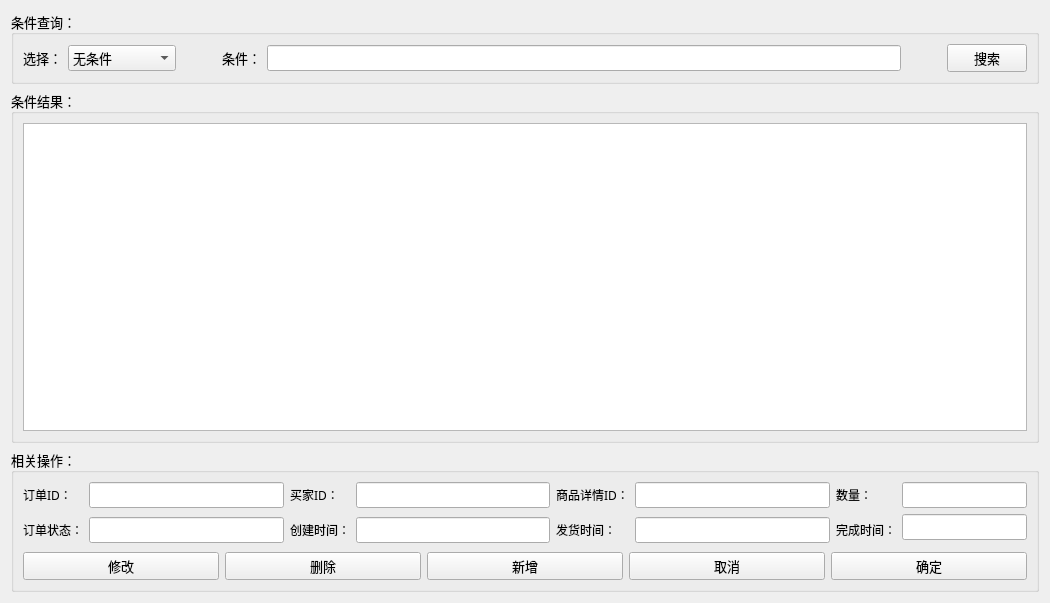
<?xml version="1.0" encoding="UTF-8"?>
<ui version="4.0">
 <class>OrderMS</class>
 <widget class="QWidget" name="OrderMS">
  <property name="geometry">
   <rect>
    <x>0</x>
    <y>0</y>
    <width>1050</width>
    <height>603</height>
   </rect>
  </property>
  <property name="windowTitle">
   <string>Form</string>
  </property>
  <layout class="QGridLayout" name="gridLayout">
   <item row="0" column="0">
    <widget class="QGroupBox" name="groupBox">
     <property name="font">
      <font>
       <family>新宋体</family>
       <pointsize>10</pointsize>
      </font>
     </property>
     <property name="title">
      <string>条件查询：</string>
     </property>
     <layout class="QGridLayout" name="gridLayout_8">
      <item row="0" column="0">
       <layout class="QHBoxLayout" name="horizontalLayout_3">
        <item>
         <widget class="QLabel" name="label_9">
          <property name="text">
           <string>选择：</string>
          </property>
         </widget>
        </item>
        <item>
         <widget class="QComboBox" name="cb_condition">
          <item>
           <property name="text">
            <string>无条件</string>
           </property>
          </item>
          <item>
           <property name="text">
            <string>订单编号</string>
           </property>
          </item>
          <item>
           <property name="text">
            <string>买家账号</string>
           </property>
          </item>
          <item>
           <property name="text">
            <string>商品详情编号</string>
           </property>
          </item>
          <item>
           <property name="text">
            <string>数量</string>
           </property>
          </item>
          <item>
           <property name="text">
            <string>订单状态</string>
           </property>
          </item>
          <item>
           <property name="text">
            <string>创建时间</string>
           </property>
          </item>
          <item>
           <property name="text">
            <string>发货时间</string>
           </property>
          </item>
          <item>
           <property name="text">
            <string>完成时间</string>
           </property>
          </item>
         </widget>
        </item>
        <item>
         <spacer name="horizontalSpacer_3">
          <property name="orientation">
           <enum>Qt::Horizontal</enum>
          </property>
          <property name="sizeType">
           <enum>QSizePolicy::Fixed</enum>
          </property>
          <property name="sizeHint" stdset="0">
           <size>
            <width>40</width>
            <height>20</height>
           </size>
          </property>
         </spacer>
        </item>
        <item>
         <widget class="QLabel" name="label_10">
          <property name="text">
           <string>条件：</string>
          </property>
         </widget>
        </item>
        <item>
         <widget class="QLineEdit" name="le_condition"/>
        </item>
        <item>
         <spacer name="horizontalSpacer_4">
          <property name="orientation">
           <enum>Qt::Horizontal</enum>
          </property>
          <property name="sizeType">
           <enum>QSizePolicy::Fixed</enum>
          </property>
          <property name="sizeHint" stdset="0">
           <size>
            <width>40</width>
            <height>20</height>
           </size>
          </property>
         </spacer>
        </item>
        <item>
         <widget class="QPushButton" name="pb_search">
          <property name="text">
           <string>搜索</string>
          </property>
         </widget>
        </item>
       </layout>
      </item>
     </layout>
    </widget>
   </item>
   <item row="1" column="0">
    <widget class="QGroupBox" name="groupBox_2">
     <property name="font">
      <font>
       <family>新宋体</family>
       <pointsize>10</pointsize>
      </font>
     </property>
     <property name="title">
      <string>条件结果：</string>
     </property>
     <layout class="QGridLayout" name="gridLayout_9">
      <item row="0" column="0">
       <widget class="QTableWidget" name="tableWidget"/>
      </item>
     </layout>
    </widget>
   </item>
   <item row="2" column="0">
    <widget class="QGroupBox" name="groupBox_3">
     <property name="font">
      <font>
       <family>新宋体</family>
       <pointsize>10</pointsize>
      </font>
     </property>
     <property name="title">
      <string>相关操作：</string>
     </property>
     <layout class="QGridLayout" name="gridLayout_10">
      <item row="2" column="0">
       <layout class="QGridLayout" name="gridLayout_7">
        <item row="0" column="1">
         <widget class="QPushButton" name="pb_delete">
          <property name="sizePolicy">
           <sizepolicy hsizetype="Minimum" vsizetype="Fixed">
            <horstretch>0</horstretch>
            <verstretch>0</verstretch>
           </sizepolicy>
          </property>
          <property name="text">
           <string>删除</string>
          </property>
         </widget>
        </item>
        <item row="0" column="0">
         <widget class="QPushButton" name="pb_modify">
          <property name="text">
           <string>修改</string>
          </property>
         </widget>
        </item>
        <item row="0" column="3">
         <widget class="QPushButton" name="pb_cancel">
          <property name="text">
           <string>取消</string>
          </property>
         </widget>
        </item>
        <item row="0" column="4">
         <widget class="QPushButton" name="pb_ensure">
          <property name="sizePolicy">
           <sizepolicy hsizetype="Minimum" vsizetype="Preferred">
            <horstretch>0</horstretch>
            <verstretch>0</verstretch>
           </sizepolicy>
          </property>
          <property name="text">
           <string>确定</string>
          </property>
         </widget>
        </item>
        <item row="0" column="2">
         <widget class="QPushButton" name="pb_add">
          <property name="text">
           <string>新增</string>
          </property>
         </widget>
        </item>
       </layout>
      </item>
      <item row="1" column="0">
       <layout class="QGridLayout" name="gridLayout_5">
        <item row="0" column="0" rowspan="3">
         <widget class="QLabel" name="label_6">
          <property name="font">
           <font>
            <pointsize>9</pointsize>
           </font>
          </property>
          <property name="text">
           <string>订单ID：</string>
          </property>
         </widget>
        </item>
        <item row="0" column="1" rowspan="3">
         <widget class="QLineEdit" name="le_id"/>
        </item>
        <item row="3" column="1" rowspan="2">
         <widget class="QLineEdit" name="le_state"/>
        </item>
        <item row="3" column="0" rowspan="2">
         <widget class="QLabel" name="label_12">
          <property name="font">
           <font>
            <pointsize>9</pointsize>
           </font>
          </property>
          <property name="text">
           <string>订单状态：</string>
          </property>
         </widget>
        </item>
        <item row="3" column="3" rowspan="2">
         <widget class="QLineEdit" name="le_createdate"/>
        </item>
        <item row="0" column="3" rowspan="3">
         <widget class="QLineEdit" name="le_buyerid"/>
        </item>
        <item row="3" column="2" rowspan="2">
         <widget class="QLabel" name="label_13">
          <property name="font">
           <font>
            <pointsize>9</pointsize>
           </font>
          </property>
          <property name="text">
           <string>创建时间：</string>
          </property>
         </widget>
        </item>
        <item row="0" column="2" rowspan="3">
         <widget class="QLabel" name="label_11">
          <property name="font">
           <font>
            <pointsize>9</pointsize>
           </font>
          </property>
          <property name="text">
           <string>买家ID：</string>
          </property>
         </widget>
        </item>
        <item row="0" column="4" rowspan="3">
         <widget class="QLabel" name="label_7">
          <property name="font">
           <font>
            <pointsize>9</pointsize>
           </font>
          </property>
          <property name="text">
           <string>商品详情ID：</string>
          </property>
         </widget>
        </item>
        <item row="3" column="4" rowspan="2">
         <widget class="QLabel" name="label_14">
          <property name="font">
           <font>
            <pointsize>9</pointsize>
           </font>
          </property>
          <property name="text">
           <string>发货时间：</string>
          </property>
         </widget>
        </item>
        <item row="3" column="7" rowspan="2">
         <widget class="QLineEdit" name="le_deliverydate"/>
        </item>
        <item row="0" column="7" rowspan="3">
         <widget class="QLineEdit" name="le_detailid"/>
        </item>
        <item row="0" column="8" rowspan="3">
         <widget class="QLabel" name="label_8">
          <property name="font">
           <font>
            <pointsize>9</pointsize>
           </font>
          </property>
          <property name="text">
           <string>数量：</string>
          </property>
         </widget>
        </item>
        <item row="3" column="8" rowspan="2">
         <widget class="QLabel" name="label_15">
          <property name="font">
           <font>
            <pointsize>9</pointsize>
           </font>
          </property>
          <property name="text">
           <string>完成时间：</string>
          </property>
         </widget>
        </item>
        <item row="0" column="9" rowspan="3">
         <widget class="QLineEdit" name="le_count">
          <property name="sizePolicy">
           <sizepolicy hsizetype="Preferred" vsizetype="Fixed">
            <horstretch>0</horstretch>
            <verstretch>0</verstretch>
           </sizepolicy>
          </property>
         </widget>
        </item>
        <item row="3" column="9">
         <widget class="QLineEdit" name="le_finishdate">
          <property name="sizePolicy">
           <sizepolicy hsizetype="Preferred" vsizetype="Fixed">
            <horstretch>0</horstretch>
            <verstretch>0</verstretch>
           </sizepolicy>
          </property>
         </widget>
        </item>
       </layout>
      </item>
     </layout>
    </widget>
   </item>
  </layout>
 </widget>
 <resources/>
 <connections/>
</ui>
